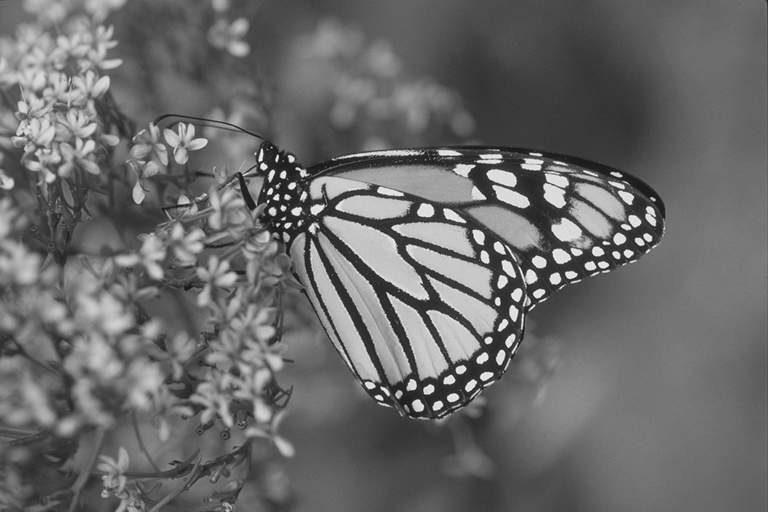
#> input picture monarch_mono.png, 768 x 512 px
$ python zadanie_1_entropia_mono.py   (older library calls are emulated)
#> lines starting #> are read from the running program, lines starting #| are printed output that depends on the picture; long printed decimals are rounded
### wspolne.py
"""
Wspolne funkcje wykorzystywane w zadaniach laboratorium: obliczanie
entropii, przeplywnosci, DWT, MSE/PSNR oraz przygotowanie katalogu wynikow.
"""

from pathlib import Path

import cv2
import numpy as np


ROOT = Path(__file__).resolve().parent
WYNIKI = ROOT / "wyniki"


def przygotuj_katalog(nazwa=None):
    katalog = WYNIKI if nazwa is None else WYNIKI / nazwa
    katalog.mkdir(parents=True, exist_ok=True)
    return katalog


def wczytaj_mono():
    obraz = cv2.imread(str(ROOT / "monarch_mono.png"), cv2.IMREAD_GRAYSCALE)
#> obraz is the input picture: shape (512, 768); min 17, max 244, mean 105.5
    if obraz is None:
        raise FileNotFoundError("Nie znaleziono monarch_mono.png")
    return obraz


# [5 lines left out: function wczytaj_kolor, not called in this run]


def histogram_entropia(obraz, minimum=0, maksimum=256):
#> called with minimum = 0, maksimum = 256
    wartosci = obraz.astype(np.int64).ravel()
    histogram = np.bincount(
        wartosci - minimum, minlength=maksimum - minimum
    ).astype(np.float64)
#> histogram = 256 values, max 6249 at index 102, min 0 at index 0, mean 1536
    prawdopodobienstwa = histogram[histogram > 0] / histogram.sum()
#> prawdopodobienstwa = 226 values, max 0.0159 at index 83, min 2.54e-06 at index 0, mean 0.00442
    entropia = -np.sum(prawdopodobienstwa * np.log2(prawdopodobienstwa))
#> entropia = 7.18
    os_x = np.arange(minimum, maksimum)
    return histogram, float(entropia), os_x


def przeplywnosc(sciezka, wysokosc, szerokosc):
    return 8 * Path(sciezka).stat().st_size / (wysokosc * szerokosc)


# [55 lines left out: functions obraz_roznicowy_poziomy, dwt, normalizuj_do_zapisu, mse_psnr, not called in this run]

### zadanie_1_entropia_mono.py
"""
Zadanie 1: skrypt oblicza histogram i entropie monochromatycznego obrazu
monarch_mono.png, a nastepnie zapisuje histogram do katalogu wyniki.
"""

import matplotlib

matplotlib.use("Agg")
import matplotlib.pyplot as plt

from wspolne import histogram_entropia, przygotuj_katalog, wczytaj_mono


obraz = wczytaj_mono()
histogram, entropia, os_x = histogram_entropia(obraz)
#> entropia = 7.18; os_x = 256 values from 0 to 255
katalog = przygotuj_katalog("zadanie_1")

plt.figure(figsize=(10, 5))
plt.plot(os_x, histogram, color="black")
plt.title("Histogram obrazu monarch_mono")
plt.xlabel("Wartosc piksela")
plt.ylabel("Liczba pikseli")
plt.xlim(0, 255)
plt.tight_layout()
plt.savefig(katalog / "histogram_mono.png", dpi=160)
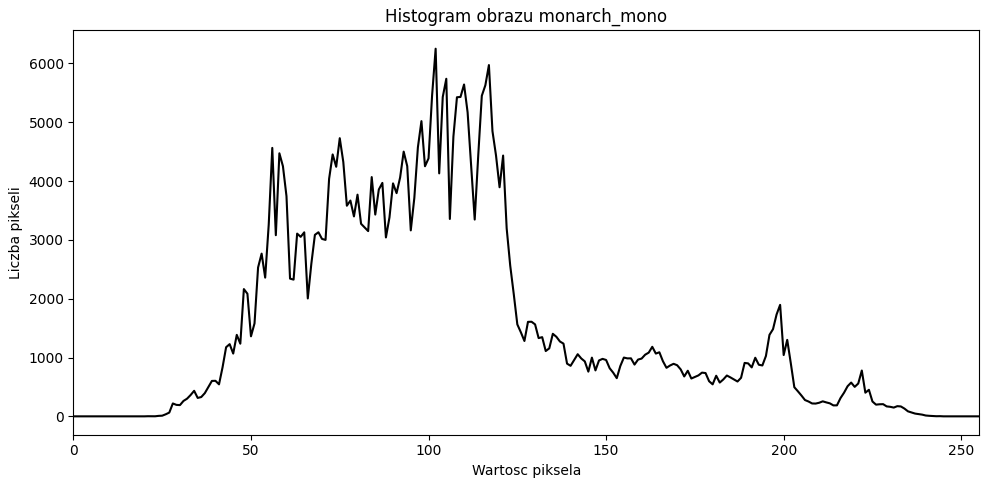
#> figure drawn by matplotlib, 1 panel; curve peaks at x = 102, y = 6249
plt.close()

print(f"Wymiary: {obraz.shape[1]} x {obraz.shape[0]}")
#| Wymiary: 768 x 512
print(f"Entropia obrazu monochromatycznego: {entropia:.6f} bit/piksel")
#| Entropia obrazu monochromatycznego: 7.182 bit/piksel
